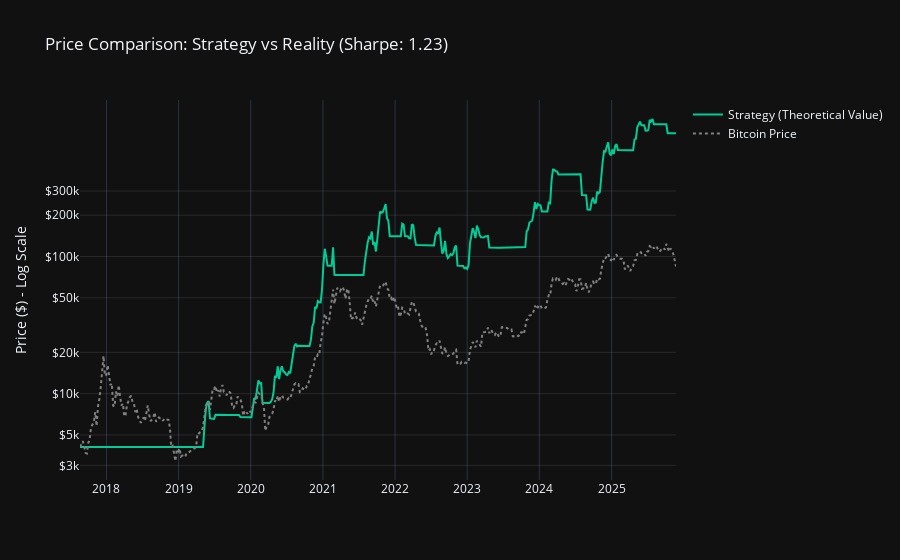

This figure's notebook cell:
### Code cell
# Cell 4: Display (English Version - Clean Log Axis)

ann_ret = results['net_ret'].mean() * 52
ann_vol = results['net_ret'].std() * np.sqrt(52)
sharpe = ann_ret / ann_vol

print(f"Sharpe Ratio : {sharpe:.2f}")
print(f"Ann. Return  : {ann_ret*100:.1f}%")

# 1. Get start price for scaling
start_date = results.index[0]
start_price = df_btc['close'].reindex([start_date], method='nearest').iloc[0]

# 2. Conversion: Equity -> Price ($)
strategy_price_curve = results['equity'] * start_price
btc_price_curve = df_btc['close'].reindex(results.index, method='ffill')

fig = go.Figure()

# Strategy Curve
fig.add_trace(go.Scatter(
    x=results.index, 
    y=strategy_price_curve, 
    name='Strategy (Theoretical Value)', 
    line=dict(color='#00cc96', width=2)
))

# Bitcoin Curve
fig.add_trace(go.Scatter(
    x=results.index, 
    y=btc_price_curve, 
    name='Bitcoin Price', 
    line=dict(color='grey', dash='dot')
))

# --- CLEAN Y-AXIS CONFIGURATION ---
fig.update_layout(
    title=f'Price Comparison: Strategy vs Reality (Sharpe: {sharpe:.2f})', 
    template='plotly_dark',
    yaxis_title='Price ($) - Log Scale',
    yaxis=dict(
        type='log',
        # Force "array" mode to pick numbers ourselves
        tickmode='array',
        # Exact values we want to see
        tickvals=[3000, 5000, 10000, 20000, 50000, 100000, 200000, 300000],
        # What is written on screen
        ticktext=['$3k', '$5k', '$10k', '$20k', '$50k', '$100k', '$200k', '$300k'],
        # Discrete gray grid
        gridcolor='rgba(128,128,128,0.2)'
    )
)

fig.show()

### Figure 1 — Plotly figure (JSON) as saved in the notebook; plotly's stock layout.template omitted (floating-point values rounded to 4 significant figures; data arrays with more than 128 entries replaced by an {"elided": "..."} marker saying what was removed)
{"data": [{"line": {"color": "#00cc96", "width": 2}, "name": "Strategy (Theoretical Value)", "type": "scatter", "x": {"elided": "432 str values"}, "y": {"elided": "432 float values"}}, {"line": {"color": "grey", "dash": "dot"}, "name": "Bitcoin Price", "type": "scatter", "x": {"elided": "432 str values"}, "y": {"elided": "432 float values"}}], "layout": {"title": {"text": "Price Comparison: Strategy vs Reality (Sharpe: 1.23)"}, "yaxis": {"gridcolor": "rgba(128,128,128,0.2)", "tickmode": "array", "ticktext": ["$3k", "$5k", "$10k", "$20k", "$50k", "$100k", "$200k", "$300k"], "tickvals": [3000, 5000, 10000, 20000, 50000, 100000, 200000, 300000], "title": {"text": "Price ($) - Log Scale"}, "type": "log"}}}
